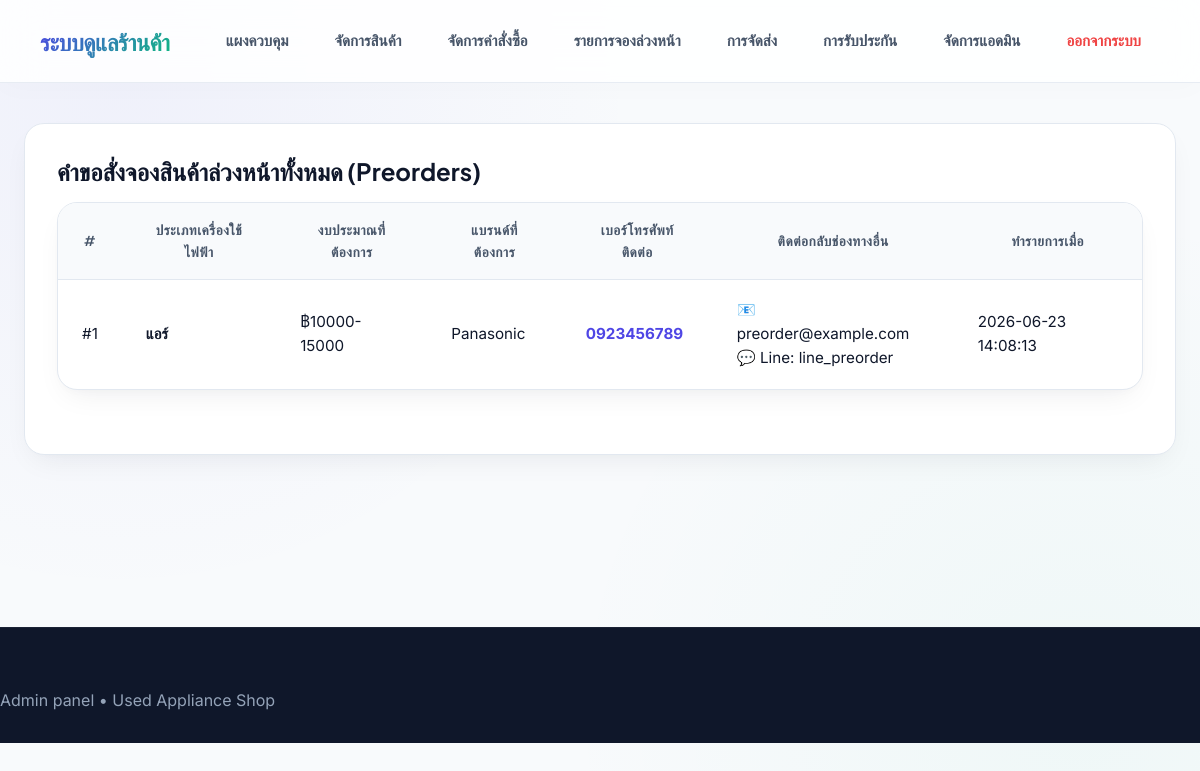
Screenshot of /admin/preorders.php (signed in) with the database file from the repository.
### tables this page shows
CREATE TABLE IF NOT EXISTS `preorder_contacts` (
  `id` INT UNSIGNED NOT NULL AUTO_INCREMENT,
  `preorder_id` INT UNSIGNED NOT NULL,
  `phone` VARCHAR(32) NOT NULL,
  `email` VARCHAR(180) DEFAULT NULL,
  `line_id` VARCHAR(80) DEFAULT NULL,
  `created_at` DATETIME NOT NULL,
  PRIMARY KEY (`id`),
  KEY `idx_preorder_contact_preorder` (`preorder_id`),
  CONSTRAINT `fk_preorder_contacts_preorder` FOREIGN KEY (`preorder_id`) REFERENCES `preorders` (`id`) ON DELETE CASCADE
);

CREATE TABLE IF NOT EXISTS `preorders` (
  `id` INT UNSIGNED NOT NULL AUTO_INCREMENT,
  `product_type` VARCHAR(80) NOT NULL,
  `budget_range` VARCHAR(120) NOT NULL,
  `brand_preference` VARCHAR(120) DEFAULT NULL,
  `created_at` DATETIME NOT NULL,
  PRIMARY KEY (`id`)
);

### config/config.php (called while the page is built, shortened)
<?php
function sanitize($value) {
    return htmlspecialchars(trim($value), ENT_QUOTES, 'UTF-8');
}

### admin/preorders.php (the view, shortened to what this page needs)
<?php
require_once __DIR__ . '/../config/config.php';
require_once __DIR__ . '/../config/db.php';
require_once __DIR__ . '/../config/helpers.php';
$preorders = [];
$stmt = $mysqli->prepare('SELECT p.id, p.product_type, p.budget_range, p.brand_preference, p.created_at, c.phone, c.email, c.line_id FROM preorders p JOIN preorder_contacts c ON c.preorder_id = p.id ORDER BY p.created_at DESC');
$stmt->execute();
$result = $stmt->get_result();
while ($row = $result->fetch_assoc()) {
    $preorders[] = $row;
}
?>
<div class="card">
    <h2>คำขอสั่งจองสินค้าล่วงหน้าทั้งหมด (Preorders)</h2>
    <div class="table-card" style="margin-top: 16px;">
        <table>
            <thead>
                <tr><th>#</th><th>ประเภทเครื่องใช้ไฟฟ้า</th><th>งบประมาณที่ต้องการ</th><th>แบรนด์ที่ต้องการ</th><th>เบอร์โทรศัพท์ติดต่อ</th><th>ติดต่อกลับช่องทางอื่น</th><th>ทำรายการเมื่อ</th></tr>
            </thead>
            <tbody>
                <?php if (!$preorders): ?>
                    <tr><td colspan="7">ไม่พบคำขอสั่งจองสินค้าล่วงหน้าในระบบขณะนี้</td></tr>
                <?php else: foreach ($preorders as $item):
                    $typeTranslations = [
                        'fridge' => 'ตู้เย็น',
                        'washer' => 'เครื่องซักผ้า',
                        'ac' => 'แอร์',
                        'tv' => 'ทีวี'
                    ];
                    $translatedType = $typeTranslations[$item['product_type']] ?? ucfirst($item['product_type']);
                ?>
                    <tr>
                        <td>#<?= sanitize($item['id']) ?></td>
                        <td><strong><?= sanitize($translatedType) ?></strong></td>
                        <td>฿<?= sanitize($item['budget_range']) ?></td>
                        <td><?= sanitize($item['brand_preference'] ?: 'ไม่ระบุ') ?></td>
                        <td><a href="tel:<?= sanitize($item['phone']) ?>" style="font-weight:bold;"><?= sanitize($item['phone']) ?></a></td>
                        <td>
                            <?php if ($item['email']): ?>📧 <?= sanitize($item['email']) ?><br><?php endif; ?>
                            <?php if ($item['line_id']): ?>💬 Line: <?= sanitize($item['line_id']) ?><?php endif; ?>
                        </td>
                        <td><?= sanitize($item['created_at']) ?></td>
                    </tr>
                <?php endforeach; endif; ?>
            </tbody>
        </table>
    </div>
</div>

### assets/css/style.css (style rules this page uses)
:root { --primary: #4f46e5; --primary-hover: #4338ca; --primary-light: #6366f1; --primary-glow: rgba(79, 70, 229, 0.15); --primary-glow-strong: rgba(79, 70, 229, 0.30); --secondary: #10b981; --secondary-hover: #059669; --secondary-glow: rgba(16, 185, 129, 0.15); --accent: #f59e0b; --accent-hover: #d97706; --bg-base: #f8fafc; --bg-surface: #ffffff; --bg-elevated: #ffffff; --border-color: #e2e8f0; --border-hover: #cbd5e1; --text-primary: #0f172a; --text-secondary: #475569; --text-muted: #94a3b8; --status-pending-bg: #fef3c7; --status-pending-text: #d97706; --status-paid-bg: #d1fae5; --status-paid-text: #059669; --status-shipping-bg: #e0f2fe; --status-shipping-text: #0284c7; --status-done-bg: #ede9fe; --status-done-text: #7c3aed; --font-sans: 'Inter', -apple-system, BlinkMacSystemFont, "Segoe UI", Roboto, sans-serif; --font-title: 'Plus Jakarta Sans', var(--font-sans); --radius-sm: 8px; --radius-md: 14px; --radius-lg: 20px; --radius-xl: 28px; --shadow-sm: 0 1px 2px 0 rgba(0, 0, 0, 0.05); --shadow-md: 0 4px 6px -1px rgba(0, 0, 0, 0.05), 0 2px 4px -2px rgba(0, 0, 0, 0.05); --shadow-lg: 0 12px 30px -10px rgba(15, 23, 42, 0.08), 0 4px 12px -5px rgba(15, 23, 42, 0.03); --shadow-xl: 0 20px 40px -15px rgba(15, 23, 42, 0.12), 0 8px 16px -8px rgba(15, 23, 42, 0.04); --shadow-colored: 0 16px 40px -12px rgba(79, 70, 229, 0.25); --transition: all 0.3s cubic-bezier(0.4, 0, 0.2, 1); --transition-spring: all 0.5s cubic-bezier(0.16, 1, 0.3, 1); }
* { box-sizing: border-box; margin: 0; padding: 0; }
body { font-family: var(--font-sans); background-color: var(--bg-base); background-image: radial-gradient(circle at 10% 10%, rgba(79, 70, 229, 0.05) 0%, transparent 40%), radial-gradient(circle at 90% 90%, rgba(16, 185, 129, 0.04) 0%, transparent 40%); background-attachment: fixed; color: var(--text-primary); min-height: 100vh; line-height: 1.6; -webkit-font-smoothing: antialiased; -moz-osx-font-smoothing: grayscale; position: relative; }
h1, h2, h3, h4 { font-family: var(--font-title); font-weight: 700; color: var(--text-primary); line-height: 1.25; }
a { color: var(--primary); text-decoration: none; transition: var(--transition); }
.hero-card, .card, .table-card { background: var(--bg-surface); border-radius: var(--radius-lg); border: 1px solid var(--border-color); box-shadow: var(--shadow-lg); padding: 32px; margin-bottom: 32px; transition: transform 0.4s cubic-bezier(0.16, 1, 0.3, 1), box-shadow 0.4s cubic-bezier(0.16, 1, 0.3, 1), border-color 0.4s cubic-bezier(0.16, 1, 0.3, 1); }
.table-card { overflow-x: auto; padding: 0; }
.table-card table { width: 100%; border-collapse: collapse; min-width: 600px; }
.table-card th { background: var(--bg-base); color: var(--text-secondary); font-family: var(--font-title); font-weight: 600; font-size: 0.85rem; text-transform: uppercase; letter-spacing: 0.5px; padding: 16px 24px; border-bottom: 1px solid var(--border-color); }
.table-card td { padding: 18px 24px; border-bottom: 1px solid var(--border-color); color: var(--text-primary); font-size: 0.95rem; }
.table-card tr:last-child td { border-bottom: none; }

### rows the page displays
preorder_contacts: preorder "1", preorder.product_type "แอร์", preorder.budget_range "10000-15000", preorder.brand_preference "Panasonic", phone "0923456789", email "preorder@example.com", line "line_preorder", preorder.created_at "2026-06-23 14:08:13"

### other values shown
SITE_NAME "Used Appliance Shop"
